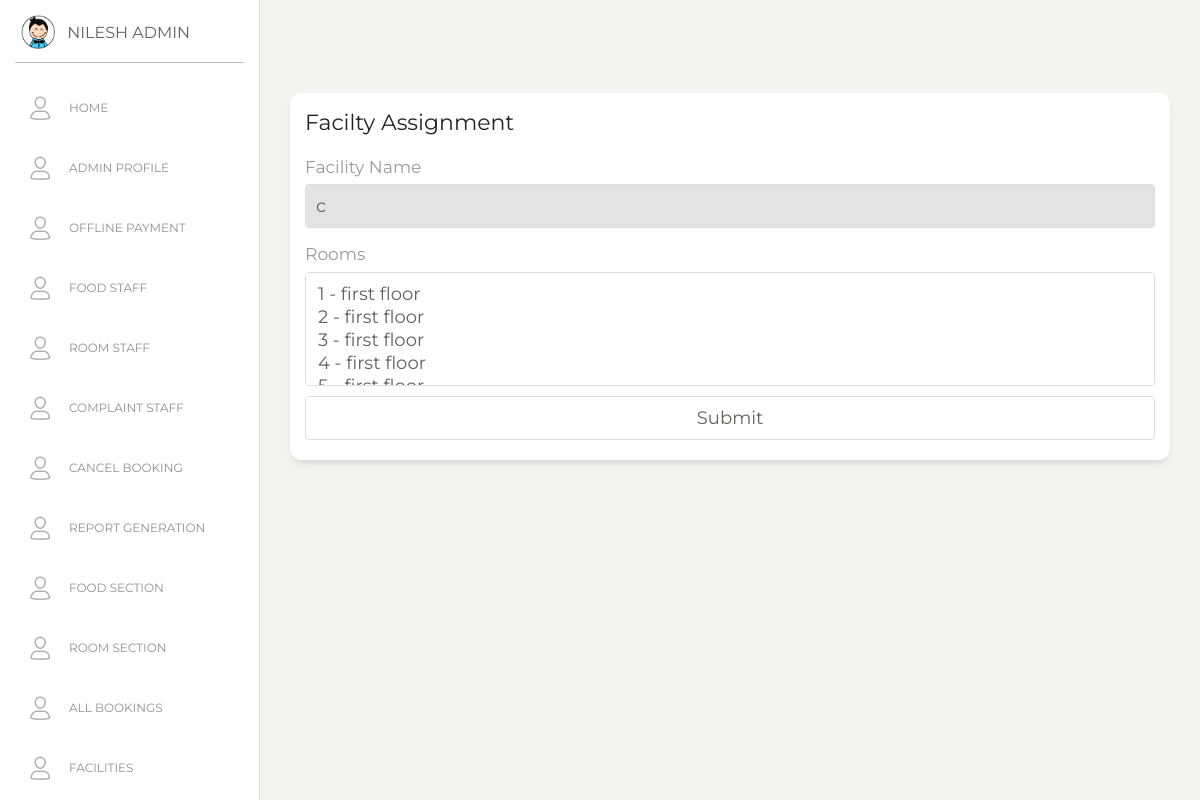
The app's page /staff/facilityassign.php?facility_id=17 (signed in), older data.
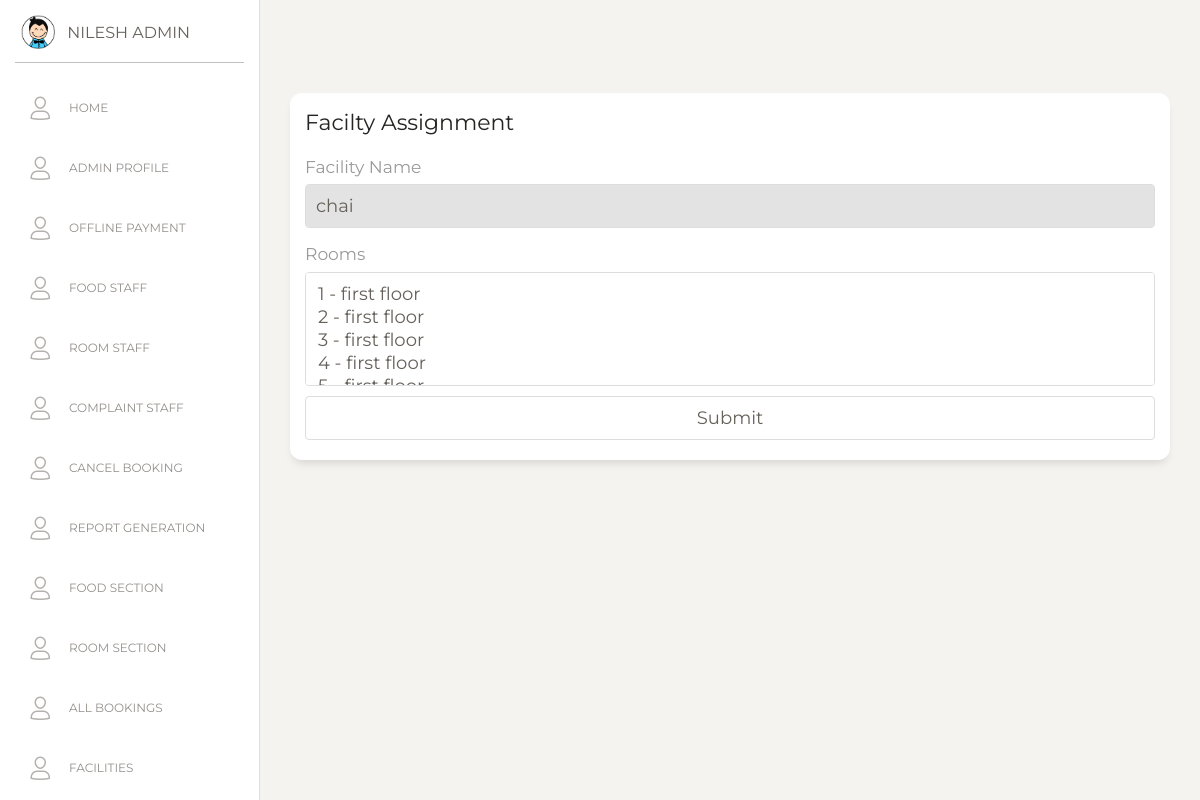
The same page, newer data.
### tables this page shows
CREATE TABLE `facility` (
  `facility_id` int NOT NULL AUTO_INCREMENT,
  `facility_name` varchar(45) DEFAULT NULL,
  PRIMARY KEY (`facility_id`),
  UNIQUE KEY `facility_name_UNIQUE` (`facility_name`)
);

### staff/facilityassign.php (the view, shortened to what this page needs)
<?php
include '../connection.php';
$facility_id = $_GET['facility_id'];
$sql = "SELECT * FROM facility where facility_id='$facility_id'";
$result = mysqli_query($conn, $sql);
$facility = mysqli_fetch_assoc($result);
?>
<!DOCTYPE html>
<html lang="en">
<head>
    <link href="https://maxcdn.bootstrapcdn.com/font-awesome/latest/css/font-awesome.min.css" rel="stylesheet">
    <link href="../assets/css/bootstrap.min.css" rel="stylesheet" />
    <link href="../assets/css/paper-dashboard.css?v=2.0.1" rel="stylesheet" />
    <link href="../assets/demo/demo.css" rel="stylesheet" />
    <link rel="stylesheet" href="https://cdn.datatables.net/1.10.23/css/dataTables.bootstrap4.min.css">
</head>
<body>
    <div class="wrapper ">
        <?php include_once '../partials/sidebar.php' ?>
        <div class="main-panel">
            <div class="content">
                <div class="row">
                    <div class="col-lg-12">
                        <div class="card">
                            <div class="card-body">
                                <h5 class="card-title">Facilty Assignment</h5>
                                <form action="" method="POST">
                                    <div class="form-group">
                                        <label for="facility-name" class="form-input">Facility Name</label>
                                        <input type="text" class="form-control"  id="facility-name" value="<?php echo $facility['facility_name'] ?>" readonly>
                                    </div>
                                    <div class="form-group">
                                        <label for="rooms">Rooms</label>
                                        <select multiple class="form-control" id="rooms" name="rooms[]">
                                            <?php
                                            $sql = "SELECT * FROM rooms WHERE ROOM_ID NOT IN (SELECT  room_id FROM `facility-room` WHERE facility_id = '$facility_id')";
                                            $result = mysqli_query($conn, $sql);
                                            while ($data = mysqli_fetch_assoc($result)) {
                                            ?>
                                                <option value="<?php echo $data['ROOM_ID'] ?>"><?php echo $data['ROOM_ID'] . " - " . $data['ROOM_LEVEL'] ?></option>
                                            <?php
                                            } ?>
                                        </select>
                                    </div>
                                    <div class="form-group">
                                        <input type="submit" class="form-control" id="submit" value="Submit" name="Assign">
                                    </div>
                                </form>
                            </div>
                        </div>
                    </div>
                </div>
            </div>
        </div>
    </div>
</body>
</html>

Row changes from the older to the newer data that the page shows:
changed facility: facility_name "c" → "chai"
